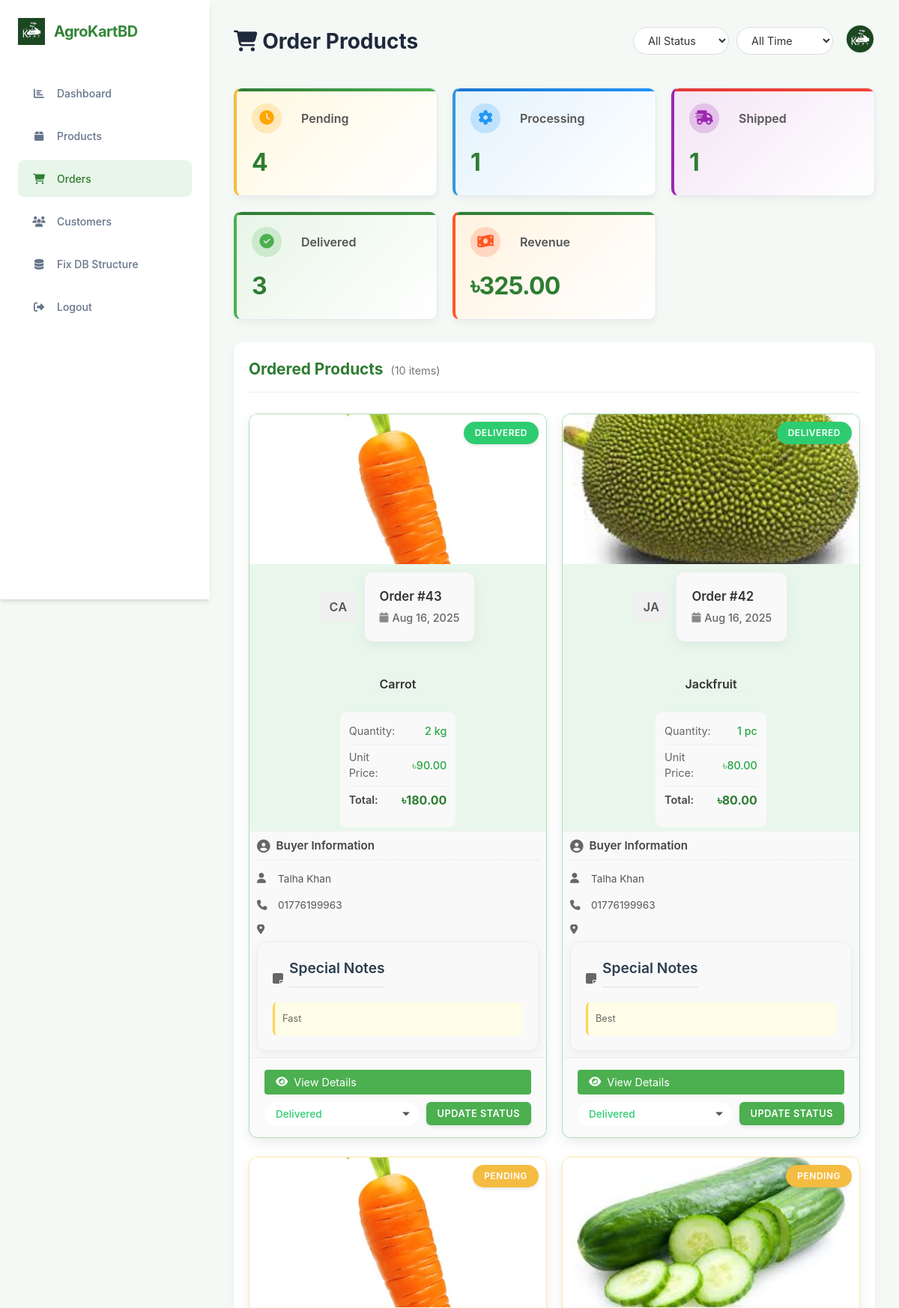
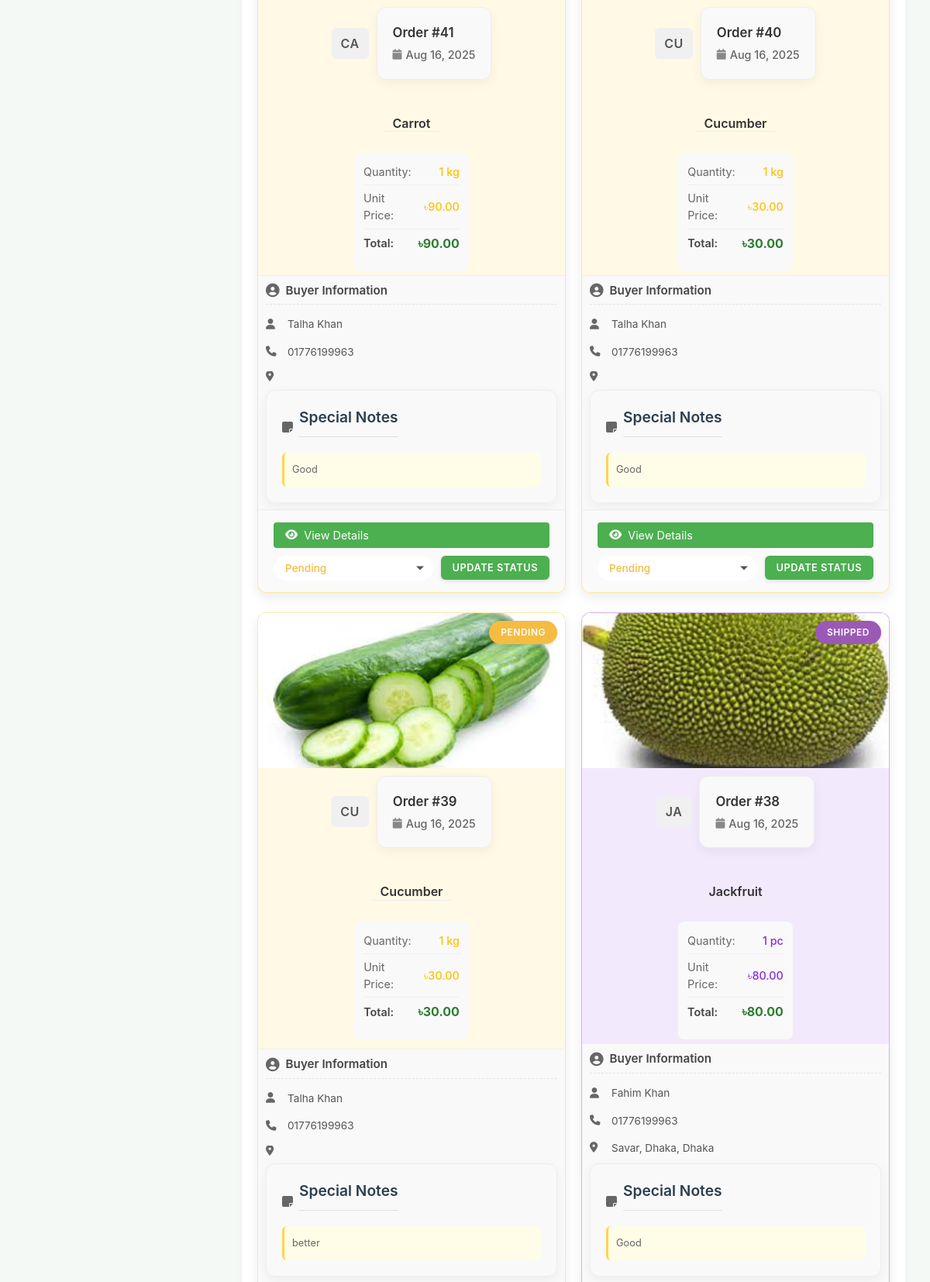
The app's page /orders.php (signed in, upper part) with its own data (2 pictures, top to bottom).
### tables this page shows
CREATE TABLE `order_items` (
  `id` int(11) NOT NULL,
  `order_id` int(11) NOT NULL,
  `product_id` int(11) NOT NULL,
  `quantity` int(11) NOT NULL,
  `price` decimal(10,2) NOT NULL
);

CREATE TABLE `products` (
  `id` int(11) NOT NULL,
  `seller_id` int(11) NOT NULL,
  `name` varchar(255) NOT NULL,
  `description` text NOT NULL,
  `price` decimal(10,2) NOT NULL,
  `unit` varchar(10) NOT NULL DEFAULT 'kg',
  `quantity` decimal(10,2) NOT NULL DEFAULT 1.00,
  `display_unit` varchar(20) DEFAULT NULL,
  `stock` int(11) NOT NULL DEFAULT 0,
  `category` varchar(100) NOT NULL,
  `image_path` varchar(255) NOT NULL,
  `created_at` timestamp NOT NULL DEFAULT current_timestamp()
);

CREATE TABLE `orders` (
  `id` int(11) NOT NULL,
  `buyer_id` int(11) NOT NULL,
  `total_amount` decimal(10,2) NOT NULL,
  `delivery_location` text NOT NULL,
  `notes` text DEFAULT NULL,
  `delivery_option` varchar(20) DEFAULT 'standard',
  `delivery_fee` decimal(10,2) DEFAULT 0.00,
  `status` varchar(50) NOT NULL DEFAULT 'Pending',
  `delivered_at` timestamp NULL DEFAULT NULL,
  `created_at` timestamp NOT NULL DEFAULT current_timestamp()
);

CREATE TABLE `users` (
  `id` int(11) NOT NULL,
  `name` varchar(255) NOT NULL,
  `email` varchar(255) NOT NULL,
  `google_id` varchar(255) DEFAULT NULL,
  `phone` varchar(20) NOT NULL,
  `division` varchar(255) DEFAULT NULL,
  `district` varchar(255) DEFAULT NULL,
  `city` varchar(255) DEFAULT NULL,
  `role` enum('Buyer','Seller') NOT NULL,
  `profile_image_path` varchar(255) DEFAULT NULL,
  `password` varchar(255) NOT NULL,
  `created_at` timestamp NOT NULL DEFAULT current_timestamp()
);

### orders.php (the view, shortened to what this page needs)
<?php
require_once 'includes/db_connect.php';
$seller_id = $_SESSION['user_id'];
$status_filter = isset($_GET['status']) ? $_GET['status'] : 'all';
$date_filter = isset($_GET['date']) ? $_GET['date'] : 'all';
$where_conditions = [];
$params = [$seller_id];
$param_types = "i";
$where_clause = count($where_conditions) > 0 ? " AND " . implode(" AND ", $where_conditions) : "";
$order_items_sql = "SELECT
                    oi.id as item_id,
                    o.id AS order_id,
                    o.status,
                    o.created_at,
                    o.notes,
                    u.name AS buyer_name,
                    u.email AS buyer_email,
                    u.phone AS buyer_phone,
                    CONCAT(u.city, ', ', u.district, ', ', u.division) AS location,
                    p.name AS product_name,
                    p.image_path,
                    p.unit,
                    oi.quantity,
                    oi.price,
                    (oi.quantity * oi.price) AS item_total
                FROM order_items oi
                JOIN orders o ON oi.order_id = o.id
                JOIN users u ON o.buyer_id = u.id
                JOIN products p ON oi.product_id = p.id
                WHERE p.seller_id = ? $where_clause
                ORDER BY o.created_at DESC";
$stmt = $conn->prepare($order_items_sql);
$stmt->bind_param($param_types, ...$params);
$stmt->execute();
$result = $stmt->get_result();
$order_items = [];
$total_sales = 0;
$status_counts = [
    'Pending' => 0,
    'Processing' => 0,
    'Shipped' => 0,
    'Delivered' => 0,
    'Cancelled' => 0
];
$unique_orders = [];
while ($row = $result->fetch_assoc()) {
    $order_items[] = $row;
    if (!isset($unique_orders[$row['order_id']])) {
        $unique_orders[$row['order_id']] = $row['status'];
        $status_counts[$row['status']]++;
    }
    if ($row['status'] === 'Delivered') {
        $total_sales += $row['item_total'];
    }
}
$stats = [
    'pending_count' => $status_counts['Pending'],
    'processing_count' => $status_counts['Processing'],
    'shipped_count' => $status_counts['Shipped'],
    'delivered_count' => $status_counts['Delivered'],
    'cancelled_count' => $status_counts['Cancelled'],
    'total_revenue' => $total_sales
];
?>
<!DOCTYPE html>
<html lang="en">
<head>
    <link rel="stylesheet" href="css/dashboard.css">
    <link rel="stylesheet" href="css/orders.css">
    <link rel="stylesheet" href="css/order-card-fixes.css">
    <link rel="stylesheet" href="https://cdnjs.cloudflare.com/ajax/libs/font-awesome/6.5.1/css/all.min.css">
</head>
<body>
    <div class="dashboard-container">
        <nav class="sidebar">
            <div class="logo">
                <img src="images/AGrO.png" alt="Logo">
                <span>AgroKartBD</span>
            </div>
            <ul class="nav-menu">
                <li><a href="dashboard.php"><span class="icon"><i class="fas fa-chart-bar"></i></span>Dashboard</a></li>
                <li><a href="products.php"><span class="icon"><i class="fas fa-box"></i></span>Products</a></li>
                <li class="active"><a href="#"><span class="icon"><i class="fas fa-shopping-cart"></i></span>Orders</a></li>
                <li><a href="customers.php"><span class="icon"><i class="fas fa-users"></i></span>Customers</a></li>
                <li><a href="php/ensure_order_columns.php" title="Fix Database Structure"><span class="icon"><i class="fas fa-database"></i></span>Fix DB Structure</a></li>
                <li><a href="php/logout.php"><span class="icon"><i class="fas fa-sign-out-alt"></i></span>Logout</a></li>
            </ul>
        </nav>
        <main class="main-content">
            <header class="top-header">
                <h1 class="page-title"><i class="fas fa-shopping-cart"></i> Order Products</h1>
                <div class="header-right">
                    <div class="search-filter">
                        <form method="GET" class="filters-form">
                            <select name="status" onchange="this.form.submit()">
                                <option value="all" <?php echo $status_filter === 'all' ? 'selected' : ''; ?>>All Status</option>
                            </select>
                            <select name="date" onchange="this.form.submit()">
                                <option value="all" <?php echo $date_filter === 'all' ? 'selected' : ''; ?>>All Time</option>
                            </select>
                        </form>
                    </div>
                    <div class="user-profile">
                        <img src="images/profiles/user_<?php echo $_SESSION['user_id']; ?>_<?php echo time(); ?>.jpg" alt="Profile" onerror="this.src='images/AGrO.png'">
                    </div>
                </div>
            </header>
            <div class="stats-container">
                <div class="stat-card pending">
                    <div class="stat-header">
                        <div class="stat-icon"><i class="fas fa-clock"></i></div><span>Pending</span>
                    </div>
                    <div class="stat-info">
                        <h2><?php echo $stats['pending_count']; ?></h2>
                    </div>
                </div>
                <div class="stat-card processing">
                    <div class="stat-header">
                        <div class="stat-icon"><i class="fas fa-cog"></i></div><span>Processing</span>
                    </div>
                    <div class="stat-info">
                        <h2><?php echo $stats['processing_count']; ?></h2>
                    </div>
                </div>
                <div class="stat-card shipped">
                    <div class="stat-header">
                        <div class="stat-icon"><i class="fas fa-shipping-fast"></i></div><span>Shipped</span>
                    </div>
                    <div class="stat-info">
                        <h2><?php echo $stats['shipped_count']; ?></h2>
                    </div>
                </div>
                <div class="stat-card delivered">
                    <div class="stat-header">
                        <div class="stat-icon"><i class="fas fa-check-circle"></i></div><span>Delivered</span>
                    </div>
                    <div class="stat-info">
                        <h2><?php echo $stats['delivered_count']; ?></h2>
                    </div>
                </div>
                <div class="stat-card revenue">
                    <div class="stat-header">
                        <div class="stat-icon"><i class="fas fa-money-bill-wave"></i></div><span>Revenue</span>
                    </div>
                    <div class="stat-info">
                        <h2>৳<?php echo number_format($stats['total_revenue'], 2); ?></h2>
                    </div>
                </div>
            </div>
            <div class="orders-product-container">
                <div class="list-header">
                    <h3>Ordered Products <span class="order-count">(<?php echo count($order_items); ?> items)</span></h3>
                </div>
                <?php if (count($order_items) > 0): ?>
                    <div class="product-orders-grid">
                        <?php foreach ($order_items as $item): ?>
                            <div class="product-order-card status-<?php echo strtolower($item['status']); ?>">
                                <div class="product-image">
                                    <img src="<?php echo !empty($item['image_path']) ? htmlspecialchars($item['image_path']) : 'images/AGrO.png'; ?>" alt="<?php echo htmlspecialchars($item['product_name']); ?>" onerror="this.src='images/AGrO.png'">
                                    <div class="order-status-badge <?php echo strtolower($item['status']); ?>">
                                        <?php echo $item['status']; ?>
                                    </div>
                                </div>
                                <div class="product-details">
                                    <div class="order-header-grid">
                                        <div class="order-code-section">
                                            <div class="order-code"><?php echo strtoupper(substr($item['product_name'], 0, 2)); ?></div>
                                        </div>
                                        <div class="order-info-section">
                                            <div class="order-id">Order #<?php echo $item['order_id']; ?></div>
                                            <div class="order-date">
                                                <i class="fas fa-calendar"></i>
                                                <span><?php echo date('M d, Y', strtotime($item['created_at'])); ?></span>
                                            </div>
                                        </div>
                                    </div>
                                    <h3 class="product-name"><?php echo htmlspecialchars($item['product_name']); ?></h3>
                                    <div class="order-details-grid">
                                        <table class="order-details-table">
                                            <tr>
                                                <td class="order-detail-label">Quantity:</td>
                                                <td class="order-detail-value"><?php echo $item['quantity']; ?> <?php echo htmlspecialchars($item['unit']); ?></td>
                                            </tr>
                                            <tr>
                                                <td class="order-detail-label">Unit Price:</td>
                                                <td class="order-detail-value">৳<?php echo number_format($item['price'], 2); ?></td>
                                            </tr>
                                            <tr class="total-row">
                                                <td class="order-detail-label">Total:</td>
                                                <td class="order-detail-value total-value">৳<?php echo number_format($item['item_total'], 2); ?></td>
                                            </tr>
                                        </table>
                                    </div>
                                </div>
                                <div class="buyer-info">
                                    <div class="buyer-header">
                                        <i class="fas fa-user-circle"></i>
                                        <h4>Buyer Information</h4>
                                    </div>
                                    <div class="buyer-details">
                                        <p><i class="fas fa-user"></i> <?php echo htmlspecialchars($item['buyer_name']); ?></p>
                                        <p><i class="fas fa-phone"></i> <?php echo htmlspecialchars($item['buyer_phone']); ?></p>
                                        <p><i class="fas fa-map-marker-alt"></i> <?php echo htmlspecialchars($item['location']); ?></p>
                                    </div>
                                    <?php if (!empty($item['notes'])): ?>
                                        <div class="order-notes-section">
                                            <div class="notes-header">
                                                <i class="fas fa-sticky-note"></i>
                                                <h4>Special Notes</h4>
                                            </div>
                                            <div class="notes-content">
                                                <p><?php echo htmlspecialchars($item['notes']); ?></p>
                                            </div>
                                        </div>
                                    <?php endif; ?>
                                </div>
                                <div class="order-actions">
                                    <div class="order-actions-row">
                                        <button type="button" class="view-details-btn" onclick="viewOrderDetails(<?php echo $item['order_id']; ?>)">
                                            <i class="fas fa-eye"></i> View Details
                                        </button>
                                        <form action="php/update_order_status.php" method="POST" class="status-update-form">
                                            <div class="status-dropdown-wrapper">
                                                <select name="status" class="status-select status-select-<?php echo strtolower($item['status']); ?>">
                                                    <?php
                                                    $statuses = ['Pending', 'Processing', 'Shipped', 'Delivered', 'Cancelled'];
                                                    foreach ($statuses as $status) {
                                                        $selected = ($item['status'] == $status) ? 'selected' : '';
                                                        echo '<option value="' . $status . '" ' . $selected . '>' . $status . '</option>';
                                                    }
                                                    ?>
                                                </select>
                                            </div>
                                            <button type="submit" class="update-btn">UPDATE STATUS</button>
                                        </form>
                                    </div>
                                </div>
                            </div>
                        <?php endforeach; ?>
                    </div>
                <?php endif; ?>
            </div>
        </main>
    </div>
    <link rel="stylesheet" href="css/orders-style.css">
</body>
</html>

### records on screen
order_items: product.name (picture), order.status "DELIVERED", product.name "CA", order "43", order.created_at "Aug 16, 2025", product.name "Carrot", quantity "2", product.unit "kg", price "90.00", item_total "180.00", users.name "Talha Khan", users.phone "01776199963", order.notes "Fast", status "Delivered"
order_items: product.name (picture), order.status "DELIVERED", product.name "JA", order "42", order.created_at "Aug 16, 2025", product.name "Jackfruit", quantity "1", product.unit "pc", price "80.00", item_total "80.00", users.name "Talha Khan", users.phone "01776199963", order.notes "Best", status "Delivered"
order_items: product.name (picture), order.status "PENDING", product.name "CA", order "41", order.created_at "Aug 16, 2025", product.name "Carrot", quantity "1", product.unit "kg", price "90.00", item_total "90.00", users.name "Talha Khan", users.phone "01776199963", order.notes "Good", status "Pending"
order_items: product.name (picture), order.status "PENDING", product.name "CU", order "40", order.created_at "Aug 16, 2025", product.name "Cucumber", quantity "1", product.unit "kg", price "30.00", item_total "30.00", users.name "Talha Khan", users.phone "01776199963", order.notes "Good", status "Pending"
order_items: product.name (picture), order.status "PENDING", product.name "CU", order "39", order.created_at "Aug 16, 2025", product.name "Cucumber", quantity "1", product.unit "kg", price "30.00", item_total "30.00", users.name "Talha Khan", users.phone "01776199963", order.notes "better"
order_items: product.name (picture), order.status "SHIPPED", product.name "JA", order "38", order.created_at "Aug 16, 2025", product.name "Jackfruit", quantity "1", product.unit "pc", price "80.00", item_total "80.00", users.name "Fahim Khan", users.phone "01776199963", location "Savar, Dhaka, Dhaka", order.notes "Good"

### other values on screen
$stats['pending_count'] "4"
$stats['processing_count'] "1"
$stats['shipped_count'] "1"
$stats['delivered_count'] "3"
$stats['total_revenue'] "325.00"
count($order_items) "10"
